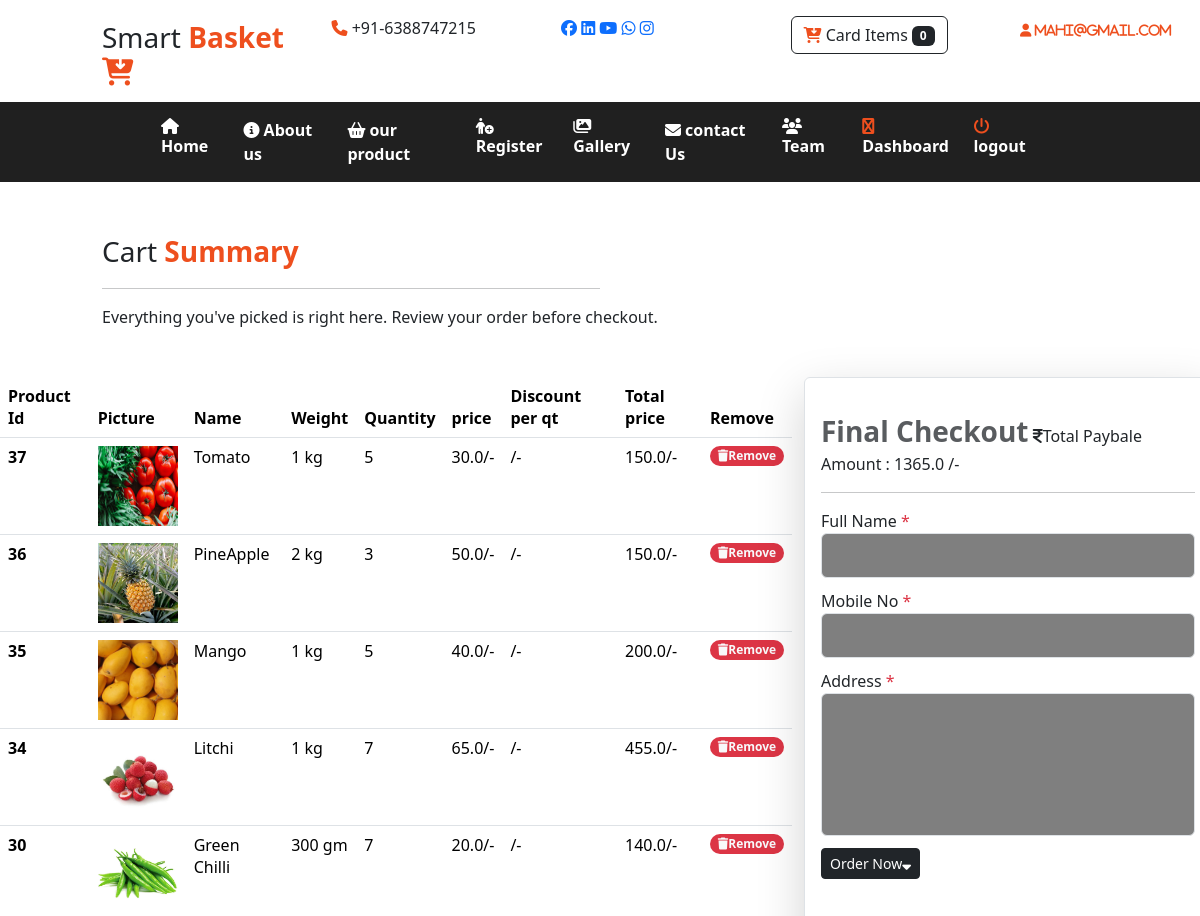
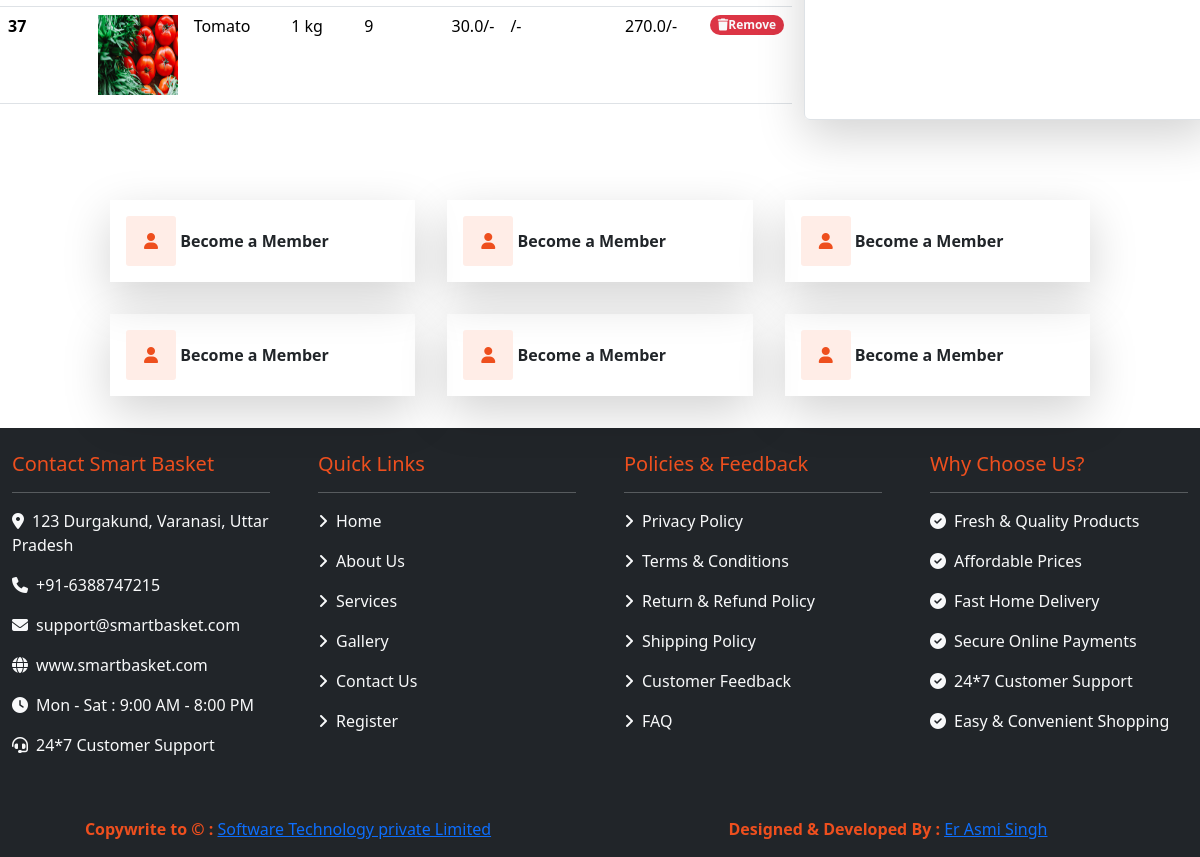
The app's page /user/cart/ (signed in) with its own data (2 pictures, top to bottom).
### user/models.py (models this page shows)
class tbl_cart(models.Model):
    userid=models.CharField(max_length=50,null=True)
    pid=models.CharField(max_length=40,null=True)
    product_name=models.CharField(max_length=100,null=True)
    product_picture=models.CharField(max_length=200,null=True)
    price=models.FloatField(null=True)
    discount_price=models.CharField(max_length=50,null=True)
    product_quantity=models.IntegerField(null=True)
    product_weight=models.CharField(max_length=100,null=True)
    total_price=models.FloatField(null=True)

### user/views.py (the view)
# urls.py: path("cart/",views.cart),
def cart(request):
    cartid=request.GET.get("cid")
    email=request.session.get("email")
    cartItems=tbl_cart.objects.all().filter(userid=email)
    total=0
    for cart in cartItems:
        total+=cart.total_price
    orderid="TECHPILE:"+str(randint(10000,20000))
    if cartid is not None:
        tbl_cart.objects.all().filter(id=cartid).delete()
        ccount=tbl_cart.objects.all().filter(userid=email).count()
        request.session["cartitems"]=ccount
        return HttpResponse("<script>alert('your cart item deleted successfully...');location.href='/user/cart/'</script>")
    if email:
        if request.method=="POST":
            name=request.POST.get("name")
            mobile=request.POST.get("mobile")
            address=request.POST.get("address")
            tbl_order_info.objects.create(
                userid=email,
                orderid=orderid,
                name=name,
                mobile=mobile,
                 address=address,
                total_amount=total
            )
            for x in cartItems:
                tbl_order_items.objects.create(
                    orderid=order,
                    product_name=x.product_name,
                    product_picture=x.product_picture,
                    price=x.price,
                    discount_picture=x.discount_price,
                    product_quantity=x.product_quantity,
                    product_weight=x.product_weight,
                    total_price=x.total_price
                )
                cartItems.delete()
                ccount=tbl_cart.objects.all().filter(userid=email).count()
                request.session["cartitems"]=ccount
                return render(request,"user/cart.html",{"msg":"your order has been place successfully"})
    return render(request,"user/cart.html",{"data":cartItems,"payable_amount":total,"ord":orderid})

### templates/user/cart.html (shortened to what this page needs)
{% extends 'base.html'%}
{% load static%}
{% block xyz%}
<div class="row">
    <div class="col-sm-10 mx-auto py-5 ">
      <div class="fs-3">Cart <b class="text-color1 ">Summary</b></div>
        <hr class="w-50"/>
         Everything you've picked is right here. Review your order before checkout.
    </div>
</div>
<div class="row pb-5">
    <div class="col-sm-8">
        <table class="table">
  <thead>
    <tr>
       <th scope="col">Product Id</th>
      <th scope="col">Picture</th>
      <th scope="col">Name</th>
       <th scope="col">Weight</th>
      <th scope="col">Quantity</th>
      <th scope="col">price</th>
      <th scope="col">Discount per qt</th>
       <th scope="col">Total price</th>
      <th scope="col">Remove</th>
    </tr>
  </thead>
  <tbody>
    {% for x in data %}
    <tr>
      <th scope="row">{{x.pid}}</th>
      <td><img src="/{{x.product_picture}}" height="80px" width="80px" class="img-thumnail"/></td>
      <td>{{x.product_name}}</td>
      <td>{{x.product_weight}}</td>
      <td>{{x.product_quantity}}</td>
      <td>{{x.price}}/-</td>
      <td>{{x.discounts_price}}/-</td>
      <td>{{x.total_price}}/-</td>
      <td> <a href="/user/cart?cid={{x.id}}" class="badge bg-danger text-light rounded-pill text-decoration-none"><i class="fa-solid fa-trash"></i>Remove</a></td>
    </tr>
    {% endfor %}
  </tbody>
</table>
    </div>
    <div class="col-sm-4 border p-3 shadow-lg rounded-2">
        <b class="fs text-muted fs-3">Final Checkout</b>
        <span><i class="fa-solid fa-inr"></i>Total Paybale Amount</span> :
        {{payable_amount}} /-
        <hr/>
        <form method="post">
        Full Name <span class="text-danger">*</span>
        <input type="text" required name="name" class="form-control"/>
        Mobile No <span class="text-danger">*</span>
        <input type="text" required name="mobile" class="form-control"/>
        Address <span class="text-danger">*</span>
        <textarea name= "address" class="form-control txta" required></textarea>
        <button class="btn btn-sm btn-dark">Order Now<i class="fa-solid fa-sort-down"></i></button>
        </form>
    </div>
</div>
{%endblock%}

### templates/base.html (shortened to what this page needs)
<html>
    <head>
        {% load static %}
        <link href="https://cdn.jsdelivr.net/npm/bootstrap@5.3.8/dist/css/bootstrap.min.css" rel="stylesheet">
        <link rel="stylesheet" href="https://cdnjs.cloudflare.com/ajax/libs/font-awesome/6.7.2/css/all.min.css">
        <link href="{% static 'css/bootstrap.css' %}" rel="stylesheet">
</head>
    <body>
       <class="container-fluid">
        <div class="row py-3 t">
          <div class="col-sm-1"></div>
          <div class="col-sm-9 max auto">
          <div class="row">
            <div class="col-sm-3 fs-3">
                Smart <b class="text-color1">Basket
                  <i class="fa-solid fa-cart-arrow-down "></i></b>
            </div>
             <div class="col-sm-3">
               <i class="fa-solid fa-phone"></i>
                +91-6388747215
             </div>
             <div class="col-sm-3 social">
              <a href="www.facebook.com"><i class="fa-brands fa-facebook"></i></a>
                <a href="www.linkdin.com"><i class="fa-brands fa-linkedin"></i></a>
                <a href="www.youtube.com"><i class="fa-brands fa-youtube"></i></a>
                <a href="www.whatsapp.com"><i class="fa-brands fa-whatsapp"></i></a>
                <a href="www.instagram.com"><i class="fa-brands fa-instagram"></i></a>
             </div>
             <div class="col-sm-3">
              <a href="/user/cart/" class="btn btn-outline-dark"><i class="fa-solid fa-cart-arrow-down "></i>
                Card Items
                <span class="badge bg-dark">
                  {% if request.session.cartitems %}
                  {{request.session.cartitems}}
                  {% else %}
                  0
                  {% endif %}
                </span>
                 </a>
             </div>
          </div>
          </div>
          <div class="col-sm-2">
            {% if request.session.email %}
            <div class="pt-2 text-lowercase" style="font-size: 13px; text-transform: lowercase !important;">
              <i class="fa-solid fa-user"> <b>{{request.session.email}}</b></i>
            </div>
            {% else %}
            <div class="pt-2">
              <i class="fa-solid fa-user"> <b>Guest User</b></i>
            </div>
            {% endif %}
          </div>
        </div>
        <div class="row menu">
          <div class="col-sm-12">
           <div class="row">
             <div class="col-sm-9 p-0 mx-auto">
              <nav class="navbar navbar-expand-lg bg-body-tertiary"id="menu">
  <div class="container-fluid">
    <div class="collapse navbar-collapse" id="navbarNav">
      <ul class="navbar-nav">
        <li class="nav-item">
          <a class="nav-link active" aria-current="page" href="/user/index/"><i class="fa-solid fa-house me-1"></i><b>Home</b></a>
        </li>
        <li class="nav-item">
          <a class="nav-link" href="/user/about/"><i class="fa-solid fa-circle-info me-1"></i><b>About us</b></a>
        </li>
        <li class="nav-item">
          <a class="nav-link" href="/user/products/">
          <i class="fa-solid fa-basket-shopping me-1"></i><b>our product</b></a>
        </li>
         <li class="nav-item">
          <a class="nav-link" href="/user/registration/">
          <i class="fa-solid fa-person-circle-plus"></i><b>Register</b></a>
        </li>
        <li class="nav-item">
          <a class="nav-link" href="/user/gallery/">
          <i class="fa-solid fa-images me-1"></i><b>Gallery</b></a>
        </li>
        <li class="nav-item">
          <a class="nav-link" href="/user/contact/">
          <i class="fa-solid fa-envelope me-1"></i><b>contact Us</b></a>
        </li>
        <li class="nav-item">
          <a class="nav-link" href="/user/team/">
          <i class="fa-solid fa-users me-1"></i><b>Team</b></a>
        </li>
       {% if request.session.email %}
         <li class="nav-item">
          <a class="nav-link" href="/customer/index/">
          <i class="fa-solid fa-product-hunt text-color1"></i><b>Dashboard</b></a>
        </li>
         <li class="nav-item">
          <a class="nav-link" href="/customer/Logout/">
          <i class="fa-solid fa-power-off text-color1"></i><b>logout</b></a>
        </li>
        {% else %}
        <li class="nav-item">
          <a class="nav-link" href="/user/login/">
          <i class="fa-solid fa-right-to-bracket text-color1"></i><b>Login</b></a>
        </li>
        {% endif %}
      </ul>
    </div>
    </div>
</nav>
             </div>
          </div>
         </div>
        </div>
            {% block xyz %}
            {% endblock %}
         <div class="row services">
          <div class="col-sm-10 mx-auto p-3">
            <div class="row">
               <div class="col-sm-4 p-3">
                <div class="shadow-lg p-3">
                  <i class="fa-solid fa-user"></i> <b>Become a Member</b>
                </div>
               </div>
               <div class="col-sm-4 p-3">
                <div class="shadow-lg p-3">
                  <i class="fa-solid fa-user"></i> <b>Become a Member</b>
                </div>
               </div>
               <div class="col-sm-4 p-3">
                <div class="shadow-lg p-3">
                  <i class="fa-solid fa-user"></i> <b>Become a Member</b>
                </div>
               </div>
               <div class="col-sm-4 p-3">
                <div class="shadow-lg p-3">
                  <i class="fa-solid fa-user"></i> <b>Become a Member</b>
                </div>
               </div>
               <div class="col-sm-4 p-3">
                <div class="shadow-lg p-3">
                  <i class="fa-solid fa-user"></i> <b>Become a Member</b>
                </div>
               </div>
               <div class="col-sm-4 p-3">
                <div class="shadow-lg p-3">
                  <i class="fa-solid fa-user"></i> <b>Become a Member</b>
                </div>
               </div>
            </div>
          </div>
         </div>
         <div class="row text-light bg-dark" style="min-height: 300px;">
          <div class="col-sm-3 p-4">
          <h5 class="text-color1">Contact Smart Basket</h5>
          <hr>
    <p><i class="fa-solid fa-location-dot me-2"></i>123 Durgakund, Varanasi, Uttar Pradesh</p>
    <p><i class="fa-solid fa-phone me-2"></i>+91-6388747215</p>
    <p><i class="fa-solid fa-envelope me-2"></i>support@smartbasket.com</p>
    <p><i class="fa-solid fa-globe me-2"></i>www.smartbasket.com</p>
    <p><i class="fa-solid fa-clock me-2"></i>Mon - Sat : 9:00 AM - 8:00 PM</p>
    <p><i class="fa-solid fa-headset me-2"></i>24*7 Customer Support</p>
</div>
           <div class="col-sm-3 p-4">
             <h5 class="text-color1">Quick Links</h5>
    <hr>
    <p><i class="fa-solid fa-angle-right me-2"></i><a href="/user/index/" class="text-light text-decoration-none">Home</a></p>
    <p><i class="fa-solid fa-angle-right me-2"></i><a href="/user/about/" class="text-light text-decoration-none">About Us</a></p>
    <p><i class="fa-solid fa-angle-right me-2"></i><a href="/user/services/" class="text-light text-decoration-none">Services</a></p>
    <p><i class="fa-solid fa-angle-right me-2"></i><a href="/user/gallery/" class="text-light text-decoration-none">Gallery</a></p>
    <p><i class="fa-solid fa-angle-right me-2"></i><a href="/user/contact/" class="text-light text-decoration-none">Contact Us</a></p>
    <p><i class="fa-solid fa-angle-right me-2"></i><a href="/user/registration/" class="text-light text-decoration-none">Register</a></p>
</div>
            <div class="col-sm-3 p-4">
               <h5 class="text-color1">Policies & Feedback</h5>
    <hr>
    <p><i class="fa-solid fa-angle-right me-2"></i><a href="#" class="text-light text-decoration-none">Privacy Policy</a></p>
    <p><i class="fa-solid fa-angle-right me-2"></i><a href="#" class="text-light text-decoration-none">Terms & Conditions</a></p>
    <p><i class="fa-solid fa-angle-right me-2"></i><a href="#" class="text-light text-decoration-none">Return & Refund Policy</a></p>
    <p><i class="fa-solid fa-angle-right me-2"></i><a href="#" class="text-light text-decoration-none">Shipping Policy</a></p>
    <p><i class="fa-solid fa-angle-right me-2"></i><a href="#" class="text-light text-decoration-none">Customer Feedback</a></p>
    <p><i class="fa-solid fa-angle-right me-2"></i><a href="#" class="text-light text-decoration-none">FAQ</a></p>
</div>
             <div class="col-sm-3 p-4">
               <h5 class="text-color1">Why Choose Us?</h5>
    <hr>
    <p><i class="fa-solid fa-circle-check me-2"></i>Fresh & Quality Products</p>
    <p><i class="fa-solid fa-circle-check me-2"></i>Affordable Prices</p>
    <p><i class="fa-solid fa-circle-check me-2"></i>Fast Home Delivery</p>
    <p><i class="fa-solid fa-circle-check me-2"></i>Secure Online Payments</p>
    <p><i class="fa-solid fa-circle-check me-2"></i>24*7 Customer Support</p>
    <p><i class="fa-solid fa-circle-check me-2"></i>Easy & Convenient Shopping</p>
         </div>
         <div class="row bg-dark mt-1 text-light text-center py-3">
          <div class="col-sm-6">
            <b class="text-color1">Copywrite to &copy; :
            </b> <a href="https://www.software.in">Software Technology private Limited</a>
          </div>
          <div class="col-sm-6">
            <b class="text-color1">Designed & Developed By : </b> <a href="/user/profile/">Er Asmi Singh</a>
          </div>
         </div>
       </div>
    </body>
</html>

### records on screen
tbl_cart: pid "37", product_picture (picture), product_name "Tomato", product_weight "1 kg", product_quantity "5", price "30.0", total_price "150.0"
tbl_cart: pid "36", product_picture (picture), product_name "PineApple", product_weight "2 kg", product_quantity "3", price "50.0", total_price "150.0"
tbl_cart: pid "35", product_picture (picture), product_name "Mango", product_weight "1 kg", product_quantity "5", price "40.0", total_price "200.0"
tbl_cart: pid "34", product_picture (picture), product_name "Litchi", product_weight "1 kg", product_quantity "7", price "65.0", total_price "455.0"
tbl_cart: pid "30", product_picture (picture), product_name "Green Chilli", product_weight "300 gm", product_quantity "7", price "20.0", total_price "140.0"
tbl_cart: pid "37", product_picture (picture), product_name "Tomato", product_weight "1 kg", product_quantity "9", price "30.0", total_price "270.0"

### other values on screen
{{ request.session.email }} "mahi@gmail.com"
{{ payable_amount }} "1365.0"
